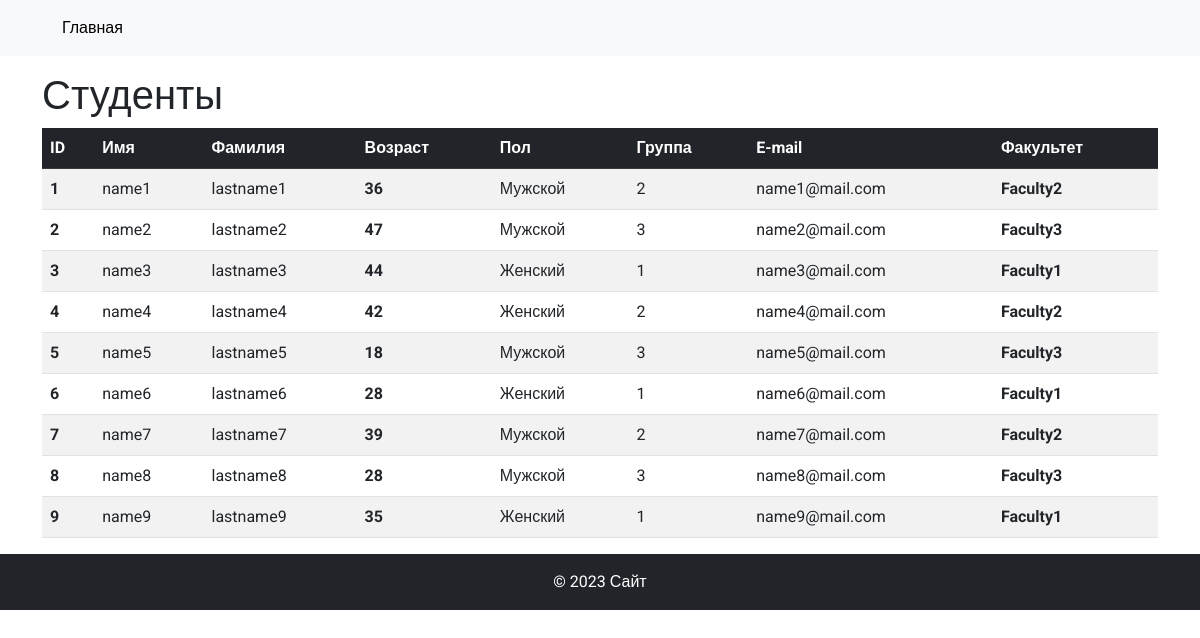
The page /students/ on the database its author committed.
### task1/models.py (models this page shows, shortened)
class Student(db.Model):
    id = db.Column(db.Integer, primary_key=True)
    firstname = db.Column(db.String(80), nullable=False)
    lastname = db.Column(db.String(80), nullable=False)
    age = db.Column(db.Integer, nullable=False)
    gender = db.Column(db.String(10), nullable=False)
    group = db.Column(db.Integer, nullable=False)
    email = db.Column(db.String(80), nullable=False)
    faculty_id = db.Column(db.Integer, db.ForeignKey('faculty.id'), nullable=False)
    grades = db.relationship('Performance', backref='student', lazy=True)

class Faculty(db.Model):
    id = db.Column(db.Integer, primary_key=True)
    name = db.Column(db.String(80), nullable=False)
    students = db.relationship('Student', backref='faculty', lazy=True)

### task1/main.py (the view)
@app.route('/students/')
def students():
    all_students = Student.query.all()
    context = {
        'title': 'Студенты',
        'students': all_students
    }
    return render_template('students.html', **context)

### task1/templates/students.html (shortened to what this page needs)
{% extends 'base.html' %}
{% block content %}
<h1>Студенты</h1>
<table class="table table-striped">
    <thead class="table-dark">
    <tr>
        <th scope="col">ID</th>
        <th scope="col">Имя</th>
        <th scope="col">Фамилия</th>
        <th scope="col">Возраст</th>
        <th scope="col">Пол</th>
        <th scope="col">Группа</th>
        <th scope="col">E-mail</th>
        <th scope="col">Факультет</th>
    </tr>
    </thead>
    <tbody>
    {% for student in students %}
    <tr>
        <th>{{ student.id }}</th>
        <td>{{ student.firstname }}</td>
        <td>{{ student.lastname }}</td>
        <th>{{ student.age }}</th>
        <td>{{ student.gender }}</td>
        <td>{{ student.group }}</td>
        <td>{{ student.email }}</td>
        <th>{{ student.faculty.name }}</th>
    </tr>
    {% endfor %}
    </tbody>
</table>
{% endblock %}

### task1/templates/base.html (shortened to what this page needs)
<!doctype html>
<html lang="en">
<head>
    <link href="https://cdn.jsdelivr.net/npm/bootstrap@5.3.0/dist/css/bootstrap.min.css" rel="stylesheet"
>
    <link rel="stylesheet" href="/static/css/style.css">
</head>
<body>
<header class="bg-body-tertiary">
    <div class="container">
        <nav class="navbar navbar-expand-lg bg-body-tertiary">
            <div class="container-fluid">
                <div class="collapse navbar-collapse" id="navbarSupportedContent">
                    <ul class="navbar-nav me-auto mb-2 mb-lg-0">
                        <li class="nav-item">
                            <a class="nav-link active" aria-current="page" href="{{ url_for('index') }}">Главная</a>
                        </li>
                    </ul>
                </div>
            </div>
        </nav>
    </div>
</header>
<section class="content pt-3">
    <div class="container">
        {% block content %}
        {% endblock %}
    </div>
</section>
<footer class="bg-dark py-3">
    <div class="container">
        <p class="text-center text-bg-dark m-0">&copy; 2023 Сайт</p>
    </div>
</footer>
</body>
</html>

### task1/static/css/style.css (style rules this page uses)
body { font-family: 'Roboto', sans-serif; }
.content { min-height: 50vh; }

### rows shown on the page
Student: id "1", firstname "name1", lastname "lastname1", age "36", gender "Мужской", group "2", email "name1@mail.com", faculty.name "Faculty2"
Student: id "2", firstname "name2", lastname "lastname2", age "47", gender "Мужской", group "3", email "name2@mail.com", faculty.name "Faculty3"
Student: id "3", firstname "name3", lastname "lastname3", age "44", gender "Женский", group "1", email "name3@mail.com", faculty.name "Faculty1"
Student: id "4", firstname "name4", lastname "lastname4", age "42", gender "Женский", group "2", email "name4@mail.com", faculty.name "Faculty2"
Student: id "5", firstname "name5", lastname "lastname5", age "18", gender "Мужской", group "3", email "name5@mail.com", faculty.name "Faculty3"
Student: id "6", firstname "name6", lastname "lastname6", age "28", gender "Женский", group "1", email "name6@mail.com", faculty.name "Faculty1"
Student: id "7", firstname "name7", lastname "lastname7", age "39", gender "Мужской", group "2", email "name7@mail.com", faculty.name "Faculty2"
Student: id "8", firstname "name8", lastname "lastname8", age "28", gender "Мужской", group "3", email "name8@mail.com", faculty.name "Faculty3"
Student: id "9", firstname "name9", lastname "lastname9", age "35", gender "Женский", group "1", email "name9@mail.com", faculty.name "Faculty1"
